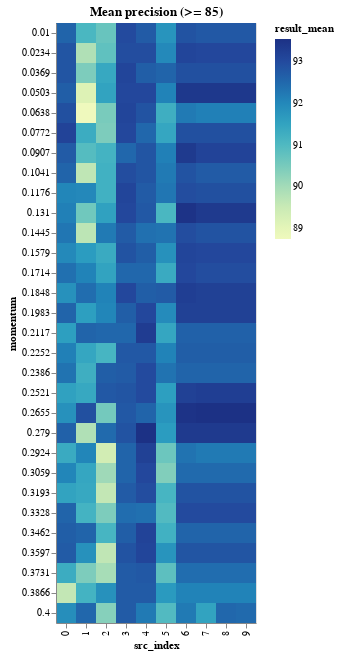

The notebook cell this image was saved under:
### Code cell
range_momentum_results_df = momentum_results_df[
    momentum_results_df.result_mean >= DETAILED_VIEW_TRESHOLD
]

binified_momentum_heatmap(
    f"Mean precision (>= {DETAILED_VIEW_TRESHOLD})", range_momentum_results_df
)

### Figure 1 — Vega-Lite specification as saved in the notebook (floating-point values rounded to 4 significant figures; data arrays with more than 128 entries replaced by an {"elided": "..."} marker saying what was removed)
{"config": {"view": {"continuousWidth": 400, "continuousHeight": 300}}, "hconcat": [{"mark": "rect", "encoding": {"color": {"type": "quantitative", "field": "result_mean"}, "tooltip": [{"type": "quantitative", "field": "result_mean"}, {"type": "quantitative", "field": "result_std"}, {"type": "quantitative", "field": "neurons"}, {"type": "quantitative", "field": "layers"}, {"type": "quantitative", "field": "epochs"}, {"type": "quantitative", "field": "learning_rate"}, {"type": "quantitative", "field": "momentum"}, {"type": "quantitative", "field": "src_index"}], "x": {"type": "ordinal", "field": "src_index"}, "y": {"type": "ordinal", "field": "momentum"}}, "selection": {"selector012": {"type": "interval", "bind": "scales", "encodings": ["x", "y"]}}, "title": "Mean precision (>= 85)"}], "data": {"name": "data-230be27b2f4e5d7d0697895a680bfd88"}, "$schema": "https://vega.github.io/schema/vega-lite/v4.8.1.json", "datasets": {"data-230be27b2f4e5d7d0697895a680bfd88": {"elided": "300 records"}}}
